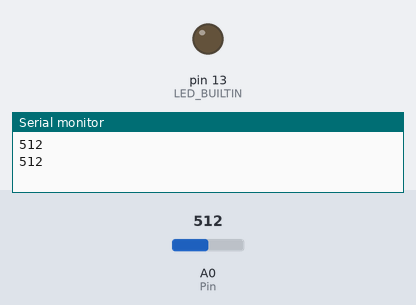
Bench run of a sketch on a simulated Arduino Uno, built with avr-gcc and run on an emulated ATmega328P. Shown: output pins drawn as LEDs (lit = HIGH), the last lines printed to the serial monitor. Inputs (shaded band) come from the test bench; at power-on: A0 (Pin) = 512.

Above: at 1.2 s.
1.3 s: A0 (Pin) set to 415
3.2 s: A0 (Pin) set to 389
At 4.6 s:
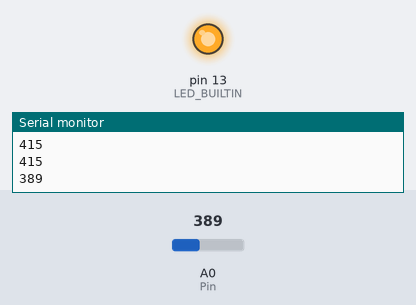
5.5 s: A0 (Pin) set to 410
At 7.2 s:
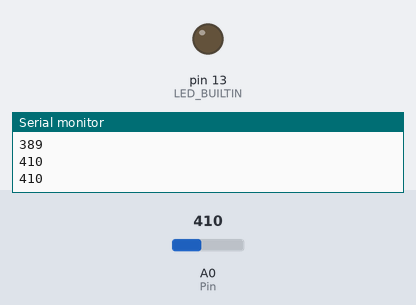
7.5 s: A0 (Pin) set to 390
At 8.9 s:
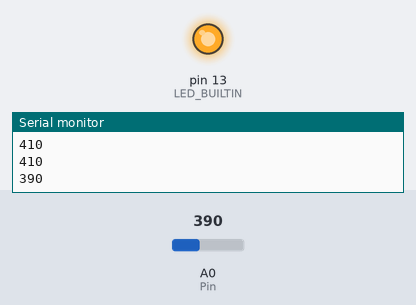
Timing chart, 0 to 10.5 s (numbered marks = the images above; inputs shaded):
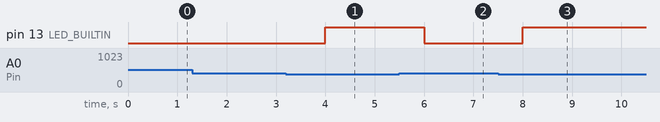

Measured:
- the behaviour switches between 400 and 399 on A0 (Pin) (found by bisection; images 0 and 1)
- after the input at 3.2 s, pin 13 (LED_BUILTIN): LOW → HIGH after 0.80 s
- after the input at 5.5 s, pin 13 (LED_BUILTIN): HIGH → LOW after 0.50 s
- after the input at 7.5 s, pin 13 (LED_BUILTIN): LOW → HIGH after 0.50 s

The sketch:

potnodemcu.ino
```cpp
uint8_t Pin = A0;
 // declare Input pin on NodeMCU Dev Kit
void setup() {
pinMode(Pin, INPUT);
pinMode(LED_BUILTIN, OUTPUT);
}

void loop() {
Serial.begin(115200);
Serial.println(analogRead(Pin));
if(analogRead(Pin)>=400)
{
  digitalWrite(LED_BUILTIN, LOW);
delay(1000);// Wait for a second
}
else
{
  digitalWrite(LED_BUILTIN, HIGH);
delay(1000);// Wait for a second
}

}
```
